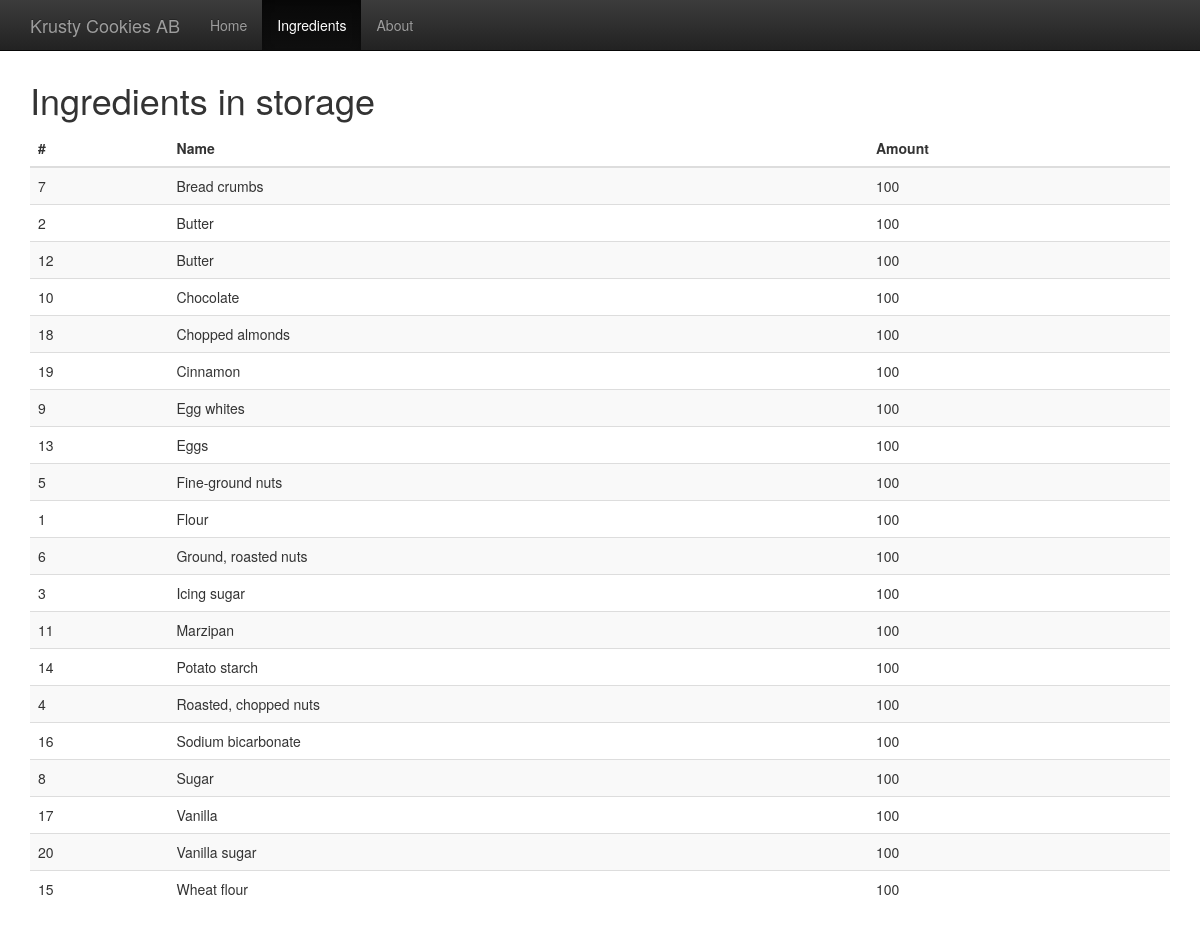
The app's page /ingredients.php with its own data.
### tables this page shows
create table ingredients (
	ingredientID INT NOT NULL AUTO_INCREMENT,
	amountInStorage INT,
	name VARCHAR(255),
	PRIMARY KEY(ingredientID)
);

### database/mysql_connect_data.inc.php (called while the page is built)
<?php
	$host = "127.0.0.1";
	$userName = "eda216";
	$password = "eda216";
	$database = "eda216";
?>

### database/database.inc.php (called while the page is built, shortened)
<?php
require_once('./database/classes.php');
class Database {
	private $host;
	private $userName;
	private $password;
	private $database;
	private $conn;
	public function __construct($host, $userName, $password, $database) {
		$this->host = $host;
		$this->userName = $userName;
		$this->password = $password;
		$this->database = $database;
	}
	public function openConnection() {
		try {
			$this->conn = new PDO("mysql:host=$this->host;dbname=$this->database;charset=utf8",
				$this->userName,  $this->password);
			$this->conn->setAttribute(PDO::ATTR_ERRMODE, PDO::ERRMODE_EXCEPTION);
			$this->conn->setAttribute(PDO::ATTR_DEFAULT_FETCH_MODE, PDO::FETCH_ASSOC);
		} catch (PDOException $e) {
			$error = "Connection error: " . $e->getMessage();
			print $error . "<p>";
			unset($this->conn);
			return false;
		}
		return true;
	}
	private function executeQuery($query, $param = null) {
		try {
			$stmt = $this->conn->prepare($query);
			$stmt->execute($param);
			$result = $stmt->fetchAll();
		} catch (PDOException $e) {
			$error = "*** Internal error: " . $e->getMessage() . "<p>" . $query;
			die($error);
		}
		return $result;
	}
	public function getIngredients() {
		$output = [];
		$sql = "SELECT * FROM ingredients ORDER BY name";
		$result = $this->executeQuery($sql);
		foreach ($result as $tuple) {
			$i = new Ingredient($tuple);
			array_push($output, $i);
		}
		return $output;
	}
}
?>

### database/classes.php (called while the page is built, shortened)
<?php
function ifvarset(&$var, $default){
	return isset($var) ? $var : $default;
}
class Ingredient {
	function __construct($tuple) {
		$this->name = ifvarset($tuple["name"],"");
		$this->ingredientID = ifvarset($tuple["ingredientID"],"");
		$this->amountInStorage = ifvarset($tuple["amountInStorage"],"");
	}
}
?>

### ingredients.php (the view)
<?php $page = "ingredients"; $title = "Ingredients in storage"; include "includes/header.php"; ?>
	<h1><?= $title ?></h1>
	<?php
		$ings = $db->getIngredients();
	?>
	<table class="table table-striped pallet-table">
		<thead>
			<tr>
				<th>#</th>
				<th>Name</th>
				<th>Amount</th>
			</tr>
		</thead>
		<tbody>
		<?php if(is_array($ings)){
		 	foreach ($ings as $ing) { ?>
			<tr>
				<td><?= $ing->ingredientID ?></td>
				<td><?= $ing->name ?></td>
				<td><?= $ing->amountInStorage ?></td>
			</tr>
			<?php
			}
		} else { ?>
			<tr>
				<td colspan="3">No ingredients registered</td>
			</tr>
		<?php } ?>
		</tbody>
	</table>
</div>
<?php include "includes/footer.php"; ?>

### records on screen
ingredients: ingredientID "7", name "Bread crumbs", amountInStorage "100"
ingredients: ingredientID "2", name "Butter", amountInStorage "100"
ingredients: ingredientID "12", name "Butter", amountInStorage "100"
ingredients: ingredientID "10", name "Chocolate", amountInStorage "100"
ingredients: ingredientID "18", name "Chopped almonds", amountInStorage "100"
ingredients: ingredientID "19", name "Cinnamon", amountInStorage "100"
ingredients: ingredientID "9", name "Egg whites", amountInStorage "100"
ingredients: ingredientID "13", name "Eggs", amountInStorage "100"
ingredients: ingredientID "5", name "Fine-ground nuts", amountInStorage "100"
ingredients: ingredientID "1", name "Flour", amountInStorage "100"
ingredients: ingredientID "6", name "Ground, roasted nuts", amountInStorage "100"
ingredients: ingredientID "3", name "Icing sugar", amountInStorage "100"
ingredients: ingredientID "11", name "Marzipan", amountInStorage "100"
ingredients: ingredientID "14", name "Potato starch", amountInStorage "100"
ingredients: ingredientID "4", name "Roasted, chopped nuts", amountInStorage "100"
ingredients: ingredientID "16", name "Sodium bicarbonate", amountInStorage "100"
ingredients: ingredientID "8", name "Sugar", amountInStorage "100"
ingredients: ingredientID "17", name "Vanilla", amountInStorage "100"
ingredients: ingredientID "20", name "Vanilla sugar", amountInStorage "100"
ingredients: ingredientID "15", name "Wheat ﬂour", amountInStorage "100"

### other values on screen
$projectname "Krusty Cookies AB"
$title "Ingredients in storage"
